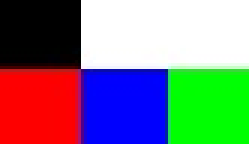
#> input picture palheta3.jpg, 83 x 48 px (shown 3 times larger)
$ python -i padronizador.py   (imports and definitions only)
#> lines starting #> are read from the running program, lines starting #| are printed output that depends on the picture; after the words box and inside, x2 and y2 are one past the last pixel; in counts of white or black regions, pixels touching at a corner belong together
#! python3
from PIL import Image, ImageDraw, ImageColor, ImagePalette, ImageEnhance, ImageFilter, ImageStat, ImageOps
import sys

tamanho = (200, 200)

# [185 lines left out: functions quebrar_cores, ajustar_imagem, not called in this run]

def algo_antigo():
	arquivo = 'palheta3.jpg'
	im = Image.open(arquivo)
#> im is the input picture: PIL image 83x48 RGB; mean R, G, B 125.6, 125.7, 128.2
	largura, altura = im.size
#> largura = 83; altura = 48
	multi = tamanho[0] / largura		# proporcao com base na largura (pra alcancar o tamanho)
#> multi = 2.41
	if altura*multi > tamanho[1]:		# se a altura passar do tamanho
		multi = tamanho[1] / altura		# proporcao com base na altura
	nova_largura = int(largura*multi)
#> nova_largura = 200
	nova_altura  = int(altura*multi)
#> nova_altura = 115
	nova_im = im.resize((nova_largura, nova_altura), Image.LANCZOS)	# mudo o tamanho
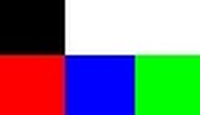
#> nova_im: PIL image 200x115 RGB; mean R, G, B 125.6, 125.7, 128.2
	# im = ImageEnhance.Contrast(im)		# aumento o contraste da imagem
	# im.enhance(2.0).show()

	im_b = im.convert('L', palette=Image.ADAPTIVE)
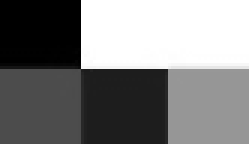
#> im_b: PIL image 83x48 L (shown 3 times larger); min 0, max 255, mean 126
	# [4 lines of commented-out code are left out]

	im_rgb = Image.Image.split(im)	# red green blue


	# [22 lines of commented-out code are left out]


	pixel_valor = 55

	imagens = [im_b] + list(im_rgb)
#> imagens = 4 items
	# imagens[0].show()

	for i in range(len(imagens)):
		imagens[i] = imagens[i].filter(ImageFilter.BoxBlur(radius=4))
#> this loop made 4 passes

	imagens[0] = Image.eval(imagens[0], (lambda x: 0 if x < pixel_valor else 255))
	for i in range(1, len(imagens)):
		imagens[i] = Image.eval(imagens[i], (lambda x: 255 if x > (255-pixel_valor) else 0))
#> this loop made 3 passes
		# imagens[i] = Image.eval(imagens[i], (lambda x: 0 if x > (255-pixel_valor) else 255))

	# for i in range(len(imagens)):
	# 	imagens[i] = imagens[i].filter(ImageFilter.CONTOUR)

	for i in range(len(imagens)):
		# imagens[i].save('pas_'+str(i)+'.jpg')
		imagens[i].show()
#> this loop made 4 passes
#> pass 1, in algo_antigo, `imagens[i].show()`:
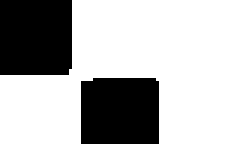
#> shown: PIL image 83x48 L (shown 3 times larger); 70.8% white; 2 black regions, box (x1, y1, x2, y2) and area: (0, 0, 24, 25) 598, (27, 26, 53, 48) 567
#> pass 2, in algo_antigo, `imagens[i].show()`:
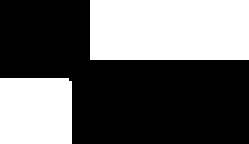
#> shown: PIL image 83x48 L (shown 3 times larger); 39.8% white; 2 white regions, box (x1, y1, x2, y2) and area: (30, 0, 83, 20) 1060, (0, 26, 24, 48) 527


	# [109 lines of commented-out code are left out]

	return None


# quebra a img em nas 3 cores
# [92 lines left out: functions testo1, testo2, testo3, testo4, main, not called in this run]

# [8 lines of commented-out code are left out]

>>> result = algo_antigo()

$ run again, with asno4.jpg copied over palheta3.jpg
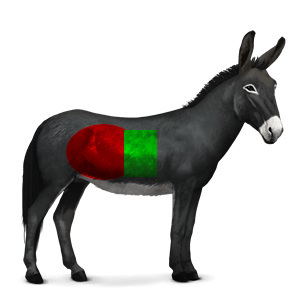
#> input picture asno4.jpg, 300 x 300 px
#> in algo_antigo, im is the input picture: PIL image 300x300 RGB; mean R, G, B 197, 195.9, 193.7
#> imagens = 4 items
#> the loop in algo_antigo, `for i in range(len(imagens)):` made 4 passes
#> the loop in algo_antigo, `for i in range(1, len(imagens)):` made 3 passes
#> the loop in algo_antigo, `for i in range(len(imagens)): # imagens[i].save('pas_'+str(i)+'.jpg')` made 4 passes
#> pass 1, in algo_antigo, `imagens[i].show()`:
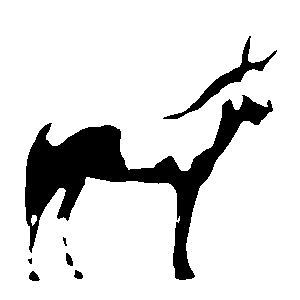
#> shown: PIL image 300x300 L; 86.3% white; 7 black regions (1 under 20 px), largest, box (x1, y1, x2, y2) and area: (25, 95, 273, 280) 10994, (163, 36, 277, 119) 1139, (29, 271, 40, 281) 74, (66, 253, 73, 266) 63, (74, 270, 83, 279) 57, (63, 237, 67, 246) 20
#> pass 2, in algo_antigo, `imagens[i].show()`:
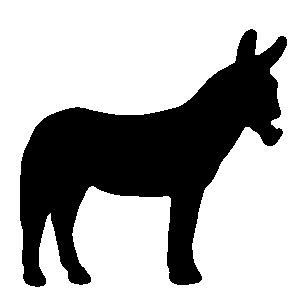
#> shown: PIL image 300x300 L; 68.4% white; 1 black region, box (x1, y1, x2, y2) and area: (20, 29, 287, 287) 28474
